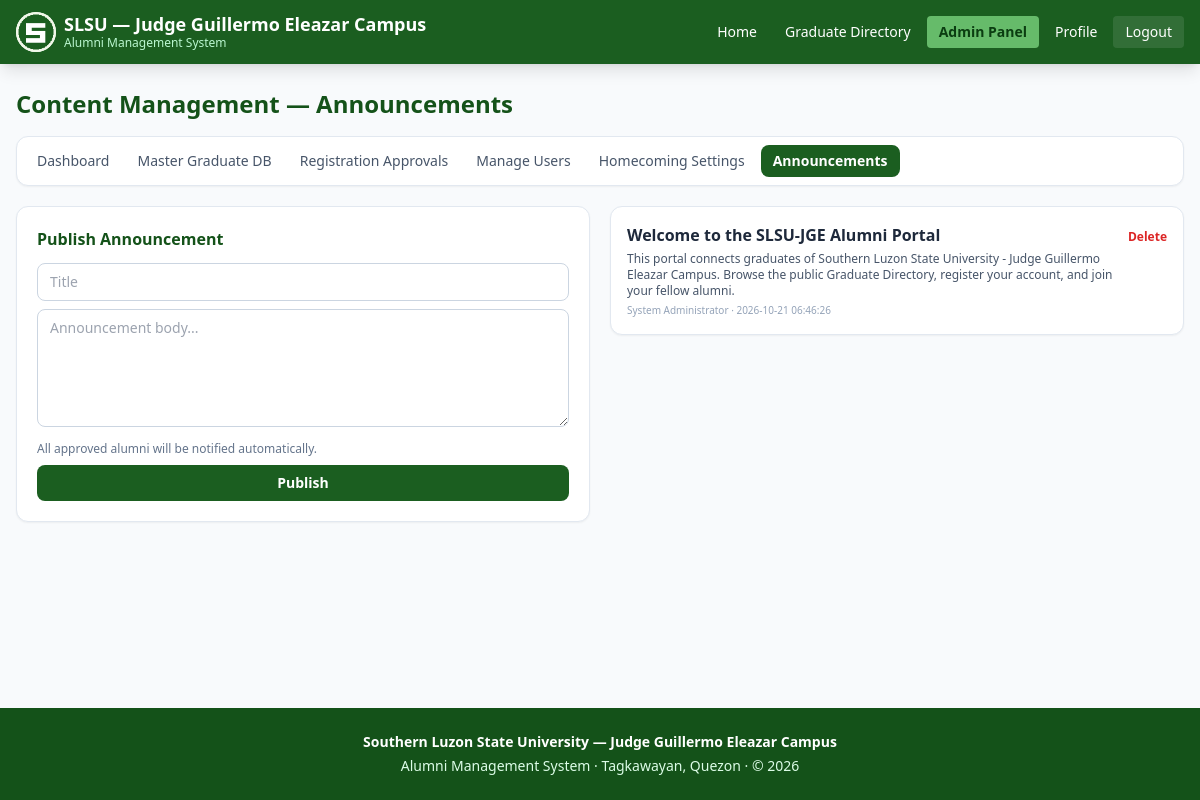
Page /admin/announcements (signed in) on the committed database.
### tables this page shows
CREATE TABLE announcements (
    id INTEGER PRIMARY KEY AUTOINCREMENT,
    title TEXT NOT NULL,
    content TEXT NOT NULL,
    created_by INTEGER REFERENCES users(id),
    is_published INTEGER NOT NULL DEFAULT 1,
    created_at TEXT NOT NULL
);

CREATE TABLE users (
    id INTEGER PRIMARY KEY AUTOINCREMENT,
    full_name TEXT NOT NULL,
    student_number TEXT NOT NULL,
    department TEXT,
    year_graduated INTEGER,
    email TEXT UNIQUE NOT NULL,
    contact TEXT,
    password_hash TEXT NOT NULL,
    status TEXT NOT NULL DEFAULT 'pending_unverified',
    verification_status TEXT NOT NULL DEFAULT 'unverified',
    is_admin INTEGER NOT NULL DEFAULT 0,
    bio TEXT DEFAULT '',
    employment TEXT DEFAULT '',
    location TEXT DEFAULT '',
    profile_pic TEXT DEFAULT '',
    created_at TEXT NOT NULL,
    last_login TEXT
);

### app.py (the view, shortened to what this page needs)
@app.route("/admin/announcements", methods=["GET", "POST"])
@admin_required
def admin_announcements():
    db = get_db()
    me = current_user()
    items = db.execute(
        "SELECT a.*, u.full_name AS author FROM announcements a LEFT JOIN users u ON u.id=a.created_by "
        "ORDER BY a.created_at DESC"
    ).fetchall()
    return render_template("admin/announcements.html", items=items)

### app.py (called while the page is built)
def get_db():
    if "db" not in g:
        g.db = sqlite3.connect(DATABASE)
        g.db.row_factory = sqlite3.Row
        g.db.execute("PRAGMA foreign_keys = ON")
    return g.db

def current_user():
    uid = session.get("user_id")
    if not uid:
        return None
    db = get_db()
    return db.execute("SELECT * FROM users WHERE id = ?", (uid,)).fetchone()

def admin_required(f):
    @wraps(f)
    def wrapper(*args, **kwargs):
        if not session.get("user_id") or not session.get("is_admin"):
            abort(403)
        return f(*args, **kwargs)
    return wrapper

def unread_count():
    user = current_user()
    if not user:
        return 0
    db = get_db()
    row = db.execute(
        "SELECT COUNT(*) AS c FROM notifications WHERE user_id = ? AND is_read = 0",
        (user["id"],),
    ).fetchone()
    return row["c"] if row else 0

@app.context_processor
def inject_globals():
    return {
        "current_user": current_user(),
        "unread_count": unread_count(),
        "now_year": datetime.now().year,
        "REACTIONS": REACTIONS,  # [NEW] exposed to templates for reaction picker
    }

### templates/admin/announcements.html (shortened to what this page needs)
{% extends "base.html" %}
{% block content %}
<h1 class="text-2xl font-bold text-slsu-800 mb-4">Content Management — Announcements</h1>
{% include "admin/_nav.html" %}
<div class="grid md:grid-cols-2 gap-5">
  <div class="bg-white rounded-xl border border-slate-200 shadow-sm p-5">
    <h3 class="font-bold text-slsu-800 mb-3">Publish Announcement</h3>
    <form method="post" class="space-y-2">
      <input name="title" required placeholder="Title" class="w-full border border-slate-300 rounded-lg px-3 py-2 text-sm">
      <textarea name="content" required rows="5" placeholder="Announcement body..." class="w-full border border-slate-300 rounded-lg px-3 py-2 text-sm"></textarea>
      <p class="text-xs text-slate-500">All approved alumni will be notified automatically.</p>
      <button class="w-full py-2 bg-slsu-700 text-white rounded-lg text-sm font-semibold hover:bg-slsu-800">Publish</button>
    </form>
  </div>
  <div class="space-y-3">
    {% for a in items %}
    <div class="bg-white rounded-xl border border-slate-200 shadow-sm p-4 flex justify-between items-start gap-3">
      <div>
        <p class="font-semibold text-slate-800">{{ a.title }}</p>
        <p class="text-xs text-slate-600 mt-1">{{ a.content }}</p>
        <p class="text-[10px] text-slate-400 mt-1">{{ a.author or 'Admin' }} · {{ a.created_at }}</p>
      </div>
      <form method="post" action="{{ url_for('admin_announcement_delete', aid=a.id) }}" onsubmit="return confirm('Delete this announcement?')">
        <button class="text-xs text-red-600 font-semibold hover:underline">Delete</button>
      </form>
    </div>
    {% else %}
    <div class="bg-white rounded-xl border border-slate-200 p-6 text-center text-slate-400 text-sm">No announcements.</div>
    {% endfor %}
  </div>
</div>
{% endblock %}

### rows in the picture
announcements: title "Welcome to the SLSU-JGE Alumni Portal", content "This portal connects graduates of Southern Luzon State University - Judge Guillermo Eleazar Campus. Browse the public Graduate Directory, register your account, and join your fellow alumni.", full_name "System Administrator", created_at "2026-10-21 06:46:26"

### other values in the picture
{{ label }} "Dashboard" "Master Graduate DB" "Registration Approvals" "Manage Users" "Homecoming Settings" "Announcements"
